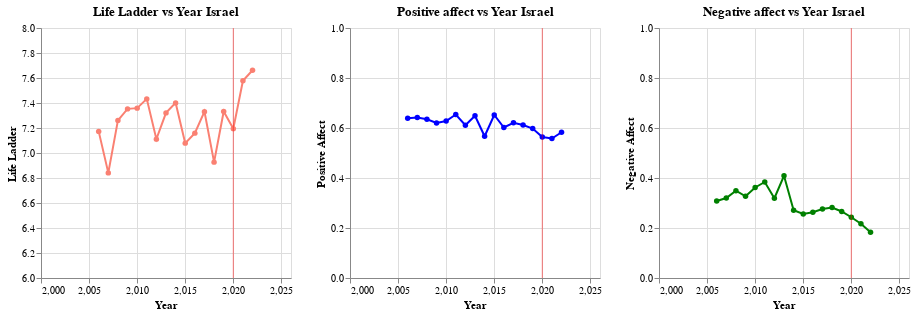

Here is the notebook cell this chart was saved with:
### Markdown cell above
## Israel

### Code cell
# Selecting Israel's Data
happy_israel = happy[happy['Country name'] == 'Israel']

# To add a vertical line at year 2020
vertical_line = alt.Chart({'values': [{'x': 2020}]}).mark_rule(opacity = 0.5, color = 'red').encode(x = 'x:Q',)

# Plot figures
life_ladder = alt.Chart(happy_israel).mark_line(point={"fill": "salmon"}, color = 'salmon').encode(
    x = alt.X('year', title = 'Year', scale = alt.Scale(domain = (2000, 2025))),
    y = alt.Y('Life Ladder', scale = alt.Scale(domain = (6, 8))),
).properties(title = 'Life Ladder vs Year Israel', width = 250, height = 250) + vertical_line

positive = alt.Chart(happy_israel).mark_line(point={"fill": "blue"}, color='blue').encode(
    x = alt.X('year', title = 'Year', scale = alt.Scale(domain = (2000, 2025))),
    y = alt.Y('Positive affect', title='Positive Affect', scale = alt.Scale(domain = (0, 1))),
).properties(title = 'Positive affect vs Year Israel', width = 250, height = 250)  + vertical_line

negative = alt.Chart(happy_israel).mark_line(point={"fill": "green"}, color = 'green').encode(
    x = alt.X('year', title = 'Year', scale = alt.Scale(domain = (2000, 2025))),
    y = alt.Y('Negative affect', title='Negative Affect', scale = alt.Scale(domain = (0, 1))),
).properties(title = 'Negative affect vs Year Israel', width = 250, height = 250)  + vertical_line

# Viewing
# pos_neg = alt.layer(positive, negative)
alt.hconcat(life_ladder , positive, negative)

### Figure 1 — Vega-Lite specification as saved in the notebook (floating-point values rounded to 4 significant figures)
{"config": {"view": {"continuousWidth": 400, "continuousHeight": 300}}, "hconcat": [{"layer": [{"data": {"name": "data-80c6de7ba5c103df639bebc0c73dc67a"}, "mark": {"type": "line", "color": "salmon", "point": {"fill": "salmon"}}, "encoding": {"x": {"field": "year", "scale": {"domain": [2000, 2025]}, "title": "Year", "type": "quantitative"}, "y": {"field": "Life Ladder", "scale": {"domain": [6, 8]}, "type": "quantitative"}}, "height": 250, "title": "Life Ladder vs Year Israel", "width": 250}, {"data": {"name": "data-eb74b13b2d625b129649f33658dfa694"}, "mark": {"type": "rule", "color": "red", "opacity": 0.5}, "encoding": {"x": {"field": "x", "type": "quantitative"}}}]}, {"layer": [{"data": {"name": "data-80c6de7ba5c103df639bebc0c73dc67a"}, "mark": {"type": "line", "color": "blue", "point": {"fill": "blue"}}, "encoding": {"x": {"field": "year", "scale": {"domain": [2000, 2025]}, "title": "Year", "type": "quantitative"}, "y": {"field": "Positive affect", "scale": {"domain": [0, 1]}, "title": "Positive Affect", "type": "quantitative"}}, "height": 250, "title": "Positive affect vs Year Israel", "width": 250}, {"data": {"name": "data-eb74b13b2d625b129649f33658dfa694"}, "mark": {"type": "rule", "color": "red", "opacity": 0.5}, "encoding": {"x": {"field": "x", "type": "quantitative"}}}]}, {"layer": [{"data": {"name": "data-80c6de7ba5c103df639bebc0c73dc67a"}, "mark": {"type": "line", "color": "green", "point": {"fill": "green"}}, "encoding": {"x": {"field": "year", "scale": {"domain": [2000, 2025]}, "title": "Year", "type": "quantitative"}, "y": {"field": "Negative affect", "scale": {"domain": [0, 1]}, "title": "Negative Affect", "type": "quantitative"}}, "height": 250, "title": "Negative affect vs Year Israel", "width": 250}, {"data": {"name": "data-eb74b13b2d625b129649f33658dfa694"}, "mark": {"type": "rule", "color": "red", "opacity": 0.5}, "encoding": {"x": {"field": "x", "type": "quantitative"}}}]}], "$schema": "https://vega.github.io/schema/vega-lite/v4.17.0.json", "datasets": {"data-80c6de7ba5c103df639bebc0c73dc67a": [{"Country name": "Israel", "year": 2006, "Life Ladder": 7.173, "Log GDP per capita": 10.36, "Social support": 0.927, "Healthy life expectancy at birth": 71.08, "Freedom to make life choices": 0.817, "Generosity": null, "Perceptions of corruption": 0.905, "Positive affect": 0.639, "Negative affect": 0.308}, {"Country name": "Israel", "year": 2007, "Life Ladder": 6.841, "Log GDP per capita": 10.4, "Social support": 0.868, "Healthy life expectancy at birth": 71.16, "Freedom to make life choices": 0.683, "Generosity": 0.217, "Perceptions of corruption": 0.868, "Positive affect": 0.642, "Negative affect": 0.32}, {"Country name": "Israel", "year": 2008, "Life Ladder": 7.261, "Log GDP per capita": 10.41, "Social support": 0.859, "Healthy life expectancy at birth": 71.24, "Freedom to make life choices": 0.663, "Generosity": 0.136, "Perceptions of corruption": 0.898, "Positive affect": 0.635, "Negative affect": 0.349}, {"Country name": "Israel", "year": 2009, "Life Ladder": 7.353, "Log GDP per capita": 10.4, "Social support": 0.937, "Healthy life expectancy at birth": 71.32, "Freedom to make life choices": 0.593, "Generosity": 0.17, "Perceptions of corruption": 0.923, "Positive affect": 0.62, "Negative affect": 0.327}, {"Country name": "Israel", "year": 2010, "Life Ladder": 7.359, "Log GDP per capita": 10.44, "Social support": 0.882, "Healthy life expectancy at birth": 71.4, "Freedom to make life choices": 0.561, "Generosity": 0.148, "Perceptions of corruption": 0.902, "Positive affect": 0.628, "Negative affect": 0.362}, {"Country name": "Israel", "year": 2011, "Life Ladder": 7.433, "Log GDP per capita": 10.47, "Social support": 0.893, "Healthy life expectancy at birth": 71.48, "Freedom to make life choices": 0.722, "Generosity": 0.138, "Perceptions of corruption": 0.891, "Positive affect": 0.654, "Negative affect": 0.384}, {"Country name": "Israel", "year": 2012, "Life Ladder": 7.111, "Log GDP per capita": 10.48, "Social support": 0.903, "Healthy life expectancy at birth": 71.56, "Freedom to make life choices": 0.681, "Generosity": 0.15, "Perceptions of corruption": 0.862, "Positive affect": 0.611, "Negative affect": 0.319}, {"Country name": "Israel", "year": 2013, "Life Ladder": 7.321, "Log GDP per capita": 10.5, "Social support": 0.909, "Healthy life expectancy at birth": 71.64, "Freedom to make life choices": 0.739, "Generosity": 0.147, "Perceptions of corruption": 0.849, "Positive affect": 0.649, "Negative affect": 0.409}, {"Country name": "Israel", "year": 2014, "Life Ladder": 7.401, "Log GDP per capita": 10.52, "Social support": 0.889, "Healthy life expectancy at birth": 71.72, "Freedom to make life choices": 0.707, "Generosity": 0.09, "Perceptions of corruption": 0.818, "Positive affect": 0.567, "Negative affect": 0.271}, {"Country name": "Israel", "year": 2015, "Life Ladder": 7.079, "Log GDP per capita": 10.53, "Social support": 0.864, "Healthy life expectancy at birth": 71.8, "Freedom to make life choices": 0.753, "Generosity": 0.105, "Perceptions of corruption": 0.789, "Positive affect": 0.652, "Negative affect": 0.256}, {"Country name": "Israel", "year": 2016, "Life Ladder": 7.159, "Log GDP per capita": 10.55, "Social support": 0.89, "Healthy life expectancy at birth": 71.95, "Freedom to make life choices": 0.772, "Generosity": 0.149, "Perceptions of corruption": 0.804, "Positive affect": 0.602, "Negative affect": 0.263}, {"Country name": "Israel", "year": 2017, "Life Ladder": 7.331, "Log GDP per capita": 10.57, "Social support": 0.916, "Healthy life expectancy at birth": 72.1, "Freedom to make life choices": 0.768, "Generosity": 0.141, "Perceptions of corruption": 0.793, "Positive affect": 0.621, "Negative affect": 0.276}, {"Country name": "Israel", "year": 2018, "Life Ladder": 6.927, "Log GDP per capita": 10.6, "Social support": 0.91, "Healthy life expectancy at birth": 72.25, "Freedom to make life choices": 0.725, "Generosity": 0.05, "Perceptions of corruption": 0.77, "Positive affect": 0.612, "Negative affect": 0.282}, {"Country name": "Israel", "year": 2019, "Life Ladder": 7.332, "Log GDP per capita": 10.62, "Social support": 0.946, "Healthy life expectancy at birth": 72.4, "Freedom to make life choices": 0.834, "Generosity": 0.08, "Perceptions of corruption": 0.743, "Positive affect": 0.598, "Negative affect": 0.266}, {"Country name": "Israel", "year": 2020, "Life Ladder": 7.195, "Log GDP per capita": 10.58, "Social support": 0.959, "Healthy life expectancy at birth": 72.55, "Freedom to make life choices": 0.831, "Generosity": -0.057, "Perceptions of corruption": 0.748, "Positive affect": 0.564, "Negative affect": 0.243}, {"Country name": "Israel", "year": 2021, "Life Ladder": 7.578, "Log GDP per capita": 10.65, "Social support": 0.917, "Healthy life expectancy at birth": 72.7, "Freedom to make life choices": 0.82, "Generosity": -0.006, "Perceptions of corruption": 0.726, "Positive affect": 0.558, "Negative affect": 0.217}, {"Country name": "Israel", "year": 2022, "Life Ladder": 7.662, "Log GDP per capita": 10.69, "Social support": 0.954, "Healthy life expectancy at birth": 72.85, "Freedom to make life choices": 0.775, "Generosity": -0.005, "Perceptions of corruption": 0.655, "Positive affect": 0.583, "Negative affect": 0.183}], "data-eb74b13b2d625b129649f33658dfa694": [{"x": 2020}]}}
